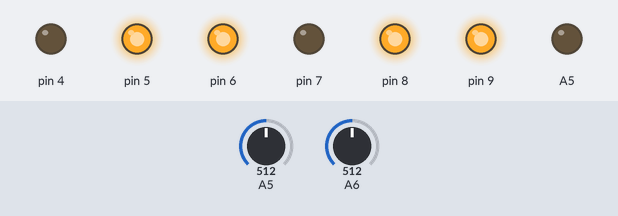
Bench run of a sketch on a simulated Arduino Nano, built with avr-gcc and run on an emulated ATmega328P. Parts: output pins drawn as LEDs (lit = HIGH). Inputs (shaded band) come from the test bench; at power-on: A5 = 512, A6 = 512.

Above: at 1.2 s.
1.3 s: A5 set to 369
2.8 s: A5 set to 343
At 4.0 s:
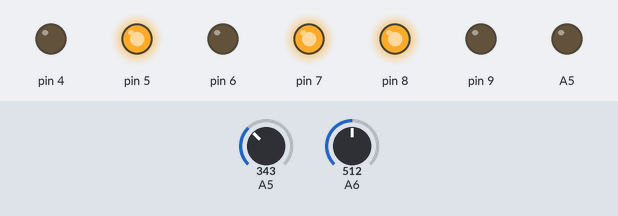
4.3 s: A5 set to 314
5.8 s: A5 set to 282
At 6.3 s:
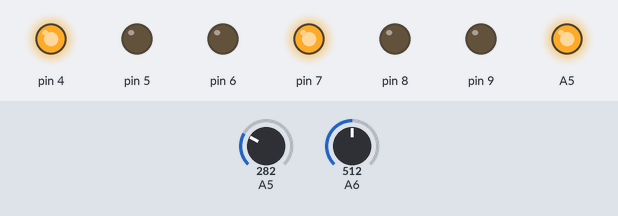
7.3 s: A5 set to 306
At 8.5 s:
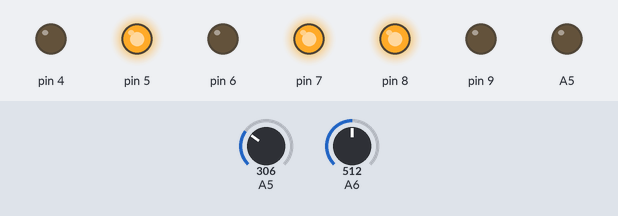
8.8 s: A5 set to 290
At 9.8 s:
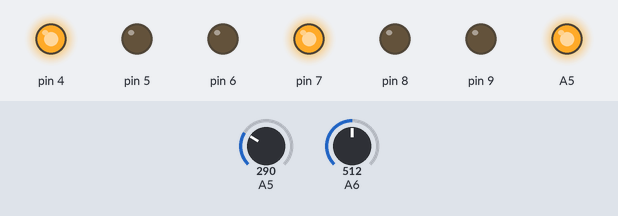
Timing chart, 0 to 11.3 s (numbered marks = the images above; inputs shaded):
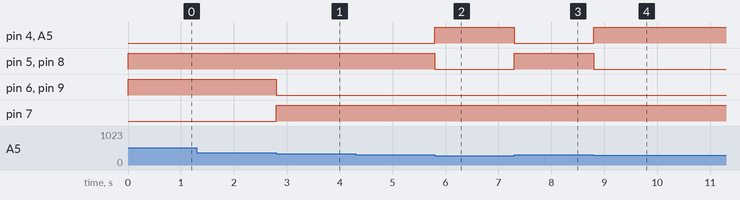

Measured:
- the behaviour switches between 361 and 360 on A5 (found by bisection; images 0 and 1)
- the behaviour switches between 300 and 299 on A5 (found by bisection; images 1 and 2)
- after the input at 1.3 s, every drawn part: stays the same
- after the input at 2.8 s, pin 6, pin 9: HIGH → LOW at once; pin 7: LOW → HIGH at once
- after the input at 4.3 s, every drawn part: stays the same
- after the input at 5.8 s, pin 4, A5: LOW → HIGH at once; pin 5, pin 8: HIGH → LOW at once
- after the input at 7.3 s, pin 4, A5: HIGH → LOW at once; pin 5, pin 8: LOW → HIGH at once
- after the input at 8.8 s, pin 4, A5: LOW → HIGH at once; pin 5, pin 8: HIGH → LOW at once

The sketch:

GESTURE_CONTROLLED_CAR.ino
```cpp
// ATMEGA 32
// GESTURE CONTROLLED CAR
// Created on 26-03-2021 by Raj Kothari
// 4 is D1, 5 is D2, 6 is D3, 7 is D4
// Forward: Red on and Green on
// Left: Red on
// Right: Green on
// Reverse: Buzzer
// stop: Red and green off
void setup()
{
  pinMode (A5, INPUT);
  pinMode (A6, INPUT);
  pinMode (4, OUTPUT);
  pinMode (5, OUTPUT);
  pinMode (6, OUTPUT);
  pinMode (7, OUTPUT);
  pinMode (8, OUTPUT);
  pinMode (9, OUTPUT);
  pinMode (19, OUTPUT);
}

void loop()
{
  if (analogRead (A5) > 360)
  {
    forward ();
  }
  else if (analogRead (A5) < 300)
  {
    reverse ();
  }
  else if (analogRead (A6) < 300)
  {
    right ();
  }
  else if (analogRead (A6) > 360)
  {
    left ();
  }
  else
  {
    pause ();
  }
}

void forward()
{
  digitalWrite(4, LOW);
  digitalWrite(5, HIGH);
  digitalWrite(6, HIGH);
  digitalWrite(7, LOW);
  digitalWrite(8, HIGH);
  digitalWrite(9, HIGH);
  digitalWrite(19, LOW);
}

void reverse()
{
  digitalWrite(4, HIGH);
  digitalWrite(5, LOW);
  digitalWrite(6, LOW);
  digitalWrite(7, HIGH);
  digitalWrite(8, LOW);
  digitalWrite(9, LOW);
  digitalWrite(19, HIGH);
}

void left()
{
  digitalWrite(4, LOW);
  digitalWrite(5, HIGH);
  digitalWrite(6, LOW);
  digitalWrite(7, HIGH);
  digitalWrite(8, HIGH);
  digitalWrite(9, LOW);
  digitalWrite(19, LOW);
}

void right()
{
  digitalWrite(4, HIGH);
  digitalWrite(5, LOW);
  digitalWrite(6, HIGH);
  digitalWrite(7, LOW);
  digitalWrite(8, LOW);
  digitalWrite(9, HIGH);
  digitalWrite(19, LOW);
}

void pause()
{
  digitalWrite(4, LOW);
  digitalWrite(5, LOW);
  digitalWrite(6, LOW);
  digitalWrite(7, LOW);
  digitalWrite(8, LOW);
  digitalWrite(9, LOW);
  digitalWrite(19, LOW);
}
```
